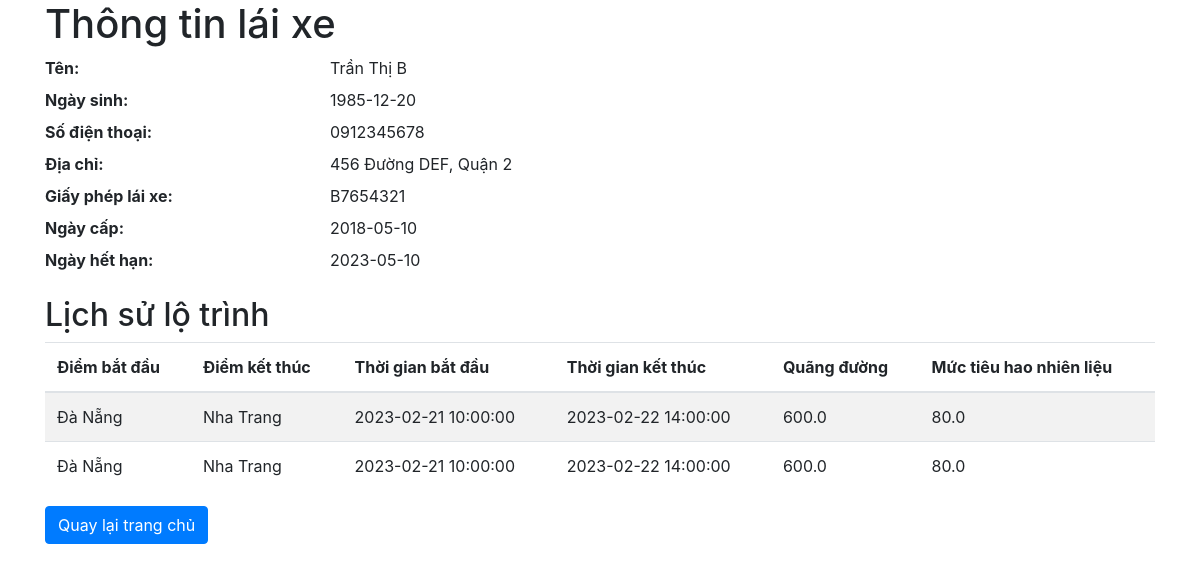
The page /driver/2 on the database its author committed.
### tables this page shows
CREATE TABLE drivers (
    id INTEGER PRIMARY KEY AUTOINCREMENT,
    name TEXT NOT NULL,
    birthdate DATE,
    phone TEXT,
    address TEXT,
    license_number TEXT,
    license_issued_date DATE,
    license_expiry_date DATE
);

CREATE TABLE routes (
    id INTEGER PRIMARY KEY AUTOINCREMENT,
    driver_id INTEGER NOT NULL,
    vehicle_id INTEGER NOT NULL,
    start_point TEXT NOT NULL,
    end_point TEXT NOT NULL,
    start_time DATETIME NOT NULL,
    end_time DATETIME,
    distance REAL,
    fuel_consumption REAL,
    FOREIGN KEY (driver_id) REFERENCES drivers (id),
    FOREIGN KEY (vehicle_id) REFERENCES vehicles (id)
);

### app.py (the view)
@app.route('/driver/<int:driver_id>')
def driver_detail(driver_id):
    conn = get_db_connection()
    driver = conn.execute('SELECT * FROM drivers WHERE id =?', (driver_id,)).fetchone()
    routes = conn.execute('SELECT * FROM routes WHERE driver_id =?', (driver_id,)).fetchall()
    conn.close()
    return render_template('driver_detail.html', driver=driver, routes=routes)

### app.py (called while the page is built)
def get_db_connection():
    conn = sqlite3.connect('database.db')
    conn.row_factory = sqlite3.Row
    return conn

### templates/driver_detail.html (shortened to what this page needs)
<!DOCTYPE html>
<html>
<head>
    <link rel="stylesheet" href="https://stackpath.bootstrapcdn.com/bootstrap/4.5.2/css/bootstrap.min.css">
</head>
<body>
    <div class="container">
        <h1>Thông tin lái xe</h1>
        <dl class="row">
            <dt class="col-sm-3">Tên:</dt>
            <dd class="col-sm-9">{{ driver['name'] }}</dd>
            <dt class="col-sm-3">Ngày sinh:</dt>
            <dd class="col-sm-9">{{ driver['birthdate'] }}</dd>
            <dt class="col-sm-3">Số điện thoại:</dt>
            <dd class="col-sm-9">{{ driver['phone'] }}</dd>
            <dt class="col-sm-3">Địa chỉ:</dt>
            <dd class="col-sm-9">{{ driver['address'] }}</dd>
            <dt class="col-sm-3">Giấy phép lái xe:</dt>
            <dd class="col-sm-9">{{ driver['license_number'] }}</dd>
            <dt class="col-sm-3">Ngày cấp:</dt>
            <dd class="col-sm-9">{{ driver['license_issued_date'] }}</dd>
            <dt class="col-sm-3">Ngày hết hạn:</dt>
            <dd class="col-sm-9">{{ driver['license_expiry_date'] }}</dd>
        </dl>
        <h2>Lịch sử lộ trình</h2>
        <table class="table table-striped">
            <thead>
                <tr>
                    <th>Điểm bắt đầu</th>
                    <th>Điểm kết thúc</th>
                    <th>Thời gian bắt đầu</th>
                    <th>Thời gian kết thúc</th>
                    <th>Quãng đường</th>
                    <th>Mức tiêu hao nhiên liệu</th>
                </tr>
            </thead>
            <tbody>
                {% for route in routes %}
                <tr>
                    <td>{{ route['start_point'] }}</td>
                    <td>{{ route['end_point'] }}</td>
                    <td>{{ route['start_time'] }}</td>
                    <td>{{ route['end_time'] }}</td>
                    <td>{{ route['distance'] }}</td>
                    <td>{{ route['fuel_consumption'] }}</td>
                </tr>
                {% endfor %}
            </tbody>
        </table>
        <a href="{{ url_for('index') }}" class="btn btn-primary">Quay lại trang chủ</a>
    </div>
</body>
</html>

### rows shown on the page
drivers: name "Trần Thị B", birthdate "1985-12-20", phone "0912345678", address "456 Đường DEF, Quận 2", license_number "B7654321", license_issued_date "2018-05-10", license_expiry_date "2023-05-10"
routes: start_point "Đà Nẵng", end_point "Nha Trang", start_time "2023-02-21 10:00:00", end_time "2023-02-22 14:00:00", distance "600.0", fuel_consumption "80.0"
routes: start_point "Đà Nẵng", end_point "Nha Trang", start_time "2023-02-21 10:00:00", end_time "2023-02-22 14:00:00", distance "600.0", fuel_consumption "80.0"
